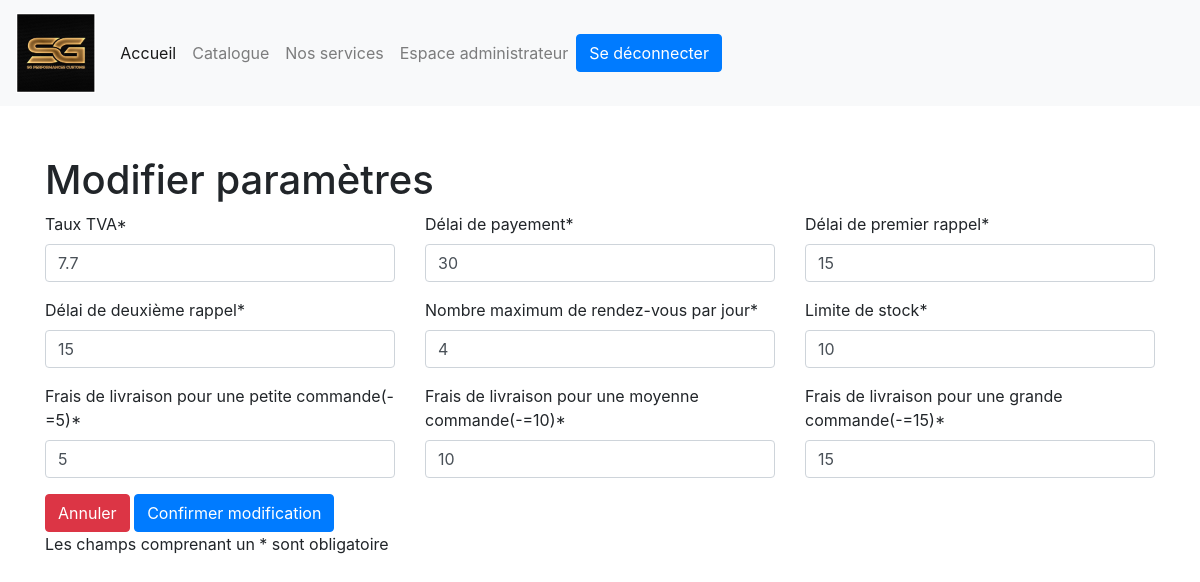
Page /compte/modifParametre/1 (signed in) on the committed database.
### catalogue/models.py (models this page shows)
class SGPC_PARAMETRES(models.Model):
    PAR_TAUX_TVA = models.FloatField()
    PAR_DELAI_PAIEMENT = models.PositiveIntegerField()
    PAR_DELAI_PREMIER_RAPPEL = models.PositiveIntegerField()
    PAR_DELAI_DEUXIEME_RAPPEL = models.PositiveIntegerField()
    PAR_NBMAX_RDV_JOUR = models.PositiveIntegerField()
    PAR_LIMITE_STOCK = models.PositiveIntegerField()
    PAR_FRAIS_LIVRAISON_PETIT = models.IntegerField()
    PAR_FRAIS_LIVRAISON_MOYEN = models.IntegerField()
    PAR_FRAIS_LIVRAISON_GRANDE = models.IntegerField()

### compte/views.py (the view)
# urls.py: path('modifParametre/<str:pk>', views.modifParametre, name='modifParametre'),
@login_required(login_url="/login/")#inspirer de https://www.youtube.com/watch?v=eBsc65jTKvw
@user_passes_test(lambda u: u.UTI_is_admin) #inspirer de https://stackoverflow.com/questions/21649439/redirecting-user-passes-testlambda-u-u-is-superuser-if-not-a-superuser-to-an
def modifParametre(request, pk):
   parametre = SGPC_PARAMETRES.objects.get(id=pk) # Récupération du paramètre ayant le même id que le paramètre "pk"
   form = forms.ModifParametre(instance=parametre) # Récupération du formulaire de modification de paramètres.
   if request.method == 'POST':
       form = forms.ModifParametre(request.POST, instance=parametre)
       if form.is_valid():
           instance = form.save(commit=False)
           form.save() # Enregistrement des données dans la base de données.
           return redirect('listParametre')
   else:
       form = forms.ModifParametre(instance=parametre)
   context = {
       'form': form,
       'parametre': parametre,
   }
   return render(request, "compte/modifParametre.html", context)

### compte/forms.py
class ModifParametre(forms.ModelForm):
   class Meta:
       model = SGPC_PARAMETRES
       fields = ['PAR_TAUX_TVA', 'PAR_DELAI_PAIEMENT', 'PAR_DELAI_PREMIER_RAPPEL', 'PAR_DELAI_DEUXIEME_RAPPEL', 'PAR_NBMAX_RDV_JOUR', 'PAR_LIMITE_STOCK','PAR_FRAIS_LIVRAISON_PETIT','PAR_FRAIS_LIVRAISON_MOYEN','PAR_FRAIS_LIVRAISON_GRANDE']
       labels = {'PAR_TAUX_TVA':'Taux TVA', 'PAR_DELAI_PAIEMENT':'Délai de payement','PAR_DELAI_PREMIER_RAPPEL': 'Délai de premier rappel','PAR_DELAI_DEUXIEME_RAPPEL': 'Délai de deuxième rappel','PAR_NBMAX_RDV_JOUR':'Nombre maximum de rendez-vous par jour', 'PAR_LIMITE_STOCK':'Limite de stock','PAR_FRAIS_LIVRAISON_PETIT':'Frais de livraison pour une petite commande(-=5)','PAR_FRAIS_LIVRAISON_MOYEN':'Frais de livraison pour une moyenne commande(-=10)','PAR_FRAIS_LIVRAISON_GRANDE':'Frais de livraison pour une grande commande(-=15)'}

### compte/templates/compte/modifParametre.html (shortened to what this page needs)
<!DOCTYPE html>
<html lang="en">
<head>
   {% load static %}
   {% load bootstrap4 %}
   {% load crispy_forms_tags %}
   {% bootstrap_css %}
   <link rel="stylesheet" href="{% static 'catalogue/css/modifParametre.css' %}">
</head>
<body>
 {% include 'nav.html' %}
    <div class="container" style="margin-top: 50px">
        <div class="form-group" style="vertical-align: center">
            <h1>Modifier paramètres</h1>
                <form action="{% url 'modifParametre' parametre.id %}" method="post">
                    <div class="row">
                        <div class="col-4">
                            {{ form.PAR_TAUX_TVA|as_crispy_field }}
                        </div>
                        <div class="col-4">
                            {{ form.PAR_DELAI_PAIEMENT|as_crispy_field }}
                        </div>
                        <div class="col-4">
                            {{ form.PAR_DELAI_PREMIER_RAPPEL|as_crispy_field }}
                        </div>
                    </div>
                    <div class="row">
                        <div class="col-4">
                            {{ form.PAR_DELAI_DEUXIEME_RAPPEL|as_crispy_field }}
                        </div>
                        <div class="col-4">
                            {{ form.PAR_NBMAX_RDV_JOUR|as_crispy_field }}
                        </div>
                        <div class="col-4">
                            {{ form.PAR_LIMITE_STOCK|as_crispy_field }}
                        </div>
                    </div>
                    <div class="row">
                        <div class="col-4">
                            {{ form.PAR_FRAIS_LIVRAISON_PETIT|as_crispy_field }}
                        </div>
                        <div class="col-4">
                            {{ form.PAR_FRAIS_LIVRAISON_MOYEN|as_crispy_field }}
                        </div>
                        <div class="col-4">
                            {{ form.PAR_FRAIS_LIVRAISON_GRANDE|as_crispy_field }}
                        </div>
                    </div>
                            <a href="{% url 'admin' %}"><button class="btn btn-danger">Annuler</button></a>
                            <input type="submit" class="btn btn-primary" value="Confirmer modification">
                           <p>Les champs comprenant un <span class="asteriskField">*</span>  sont obligatoire</p>
                </form>
        </div>
    </div>
</body>
</html>

### rows in the picture
SGPC_PARAMETRES: PAR_TAUX_TVA "7.7", PAR_DELAI_PAIEMENT "30", PAR_DELAI_PREMIER_RAPPEL "15", PAR_DELAI_DEUXIEME_RAPPEL "15", PAR_NBMAX_RDV_JOUR "4", PAR_LIMITE_STOCK "10", PAR_FRAIS_LIVRAISON_PETIT "5", PAR_FRAIS_LIVRAISON_MOYEN "10", PAR_FRAIS_LIVRAISON_GRANDE "15"
